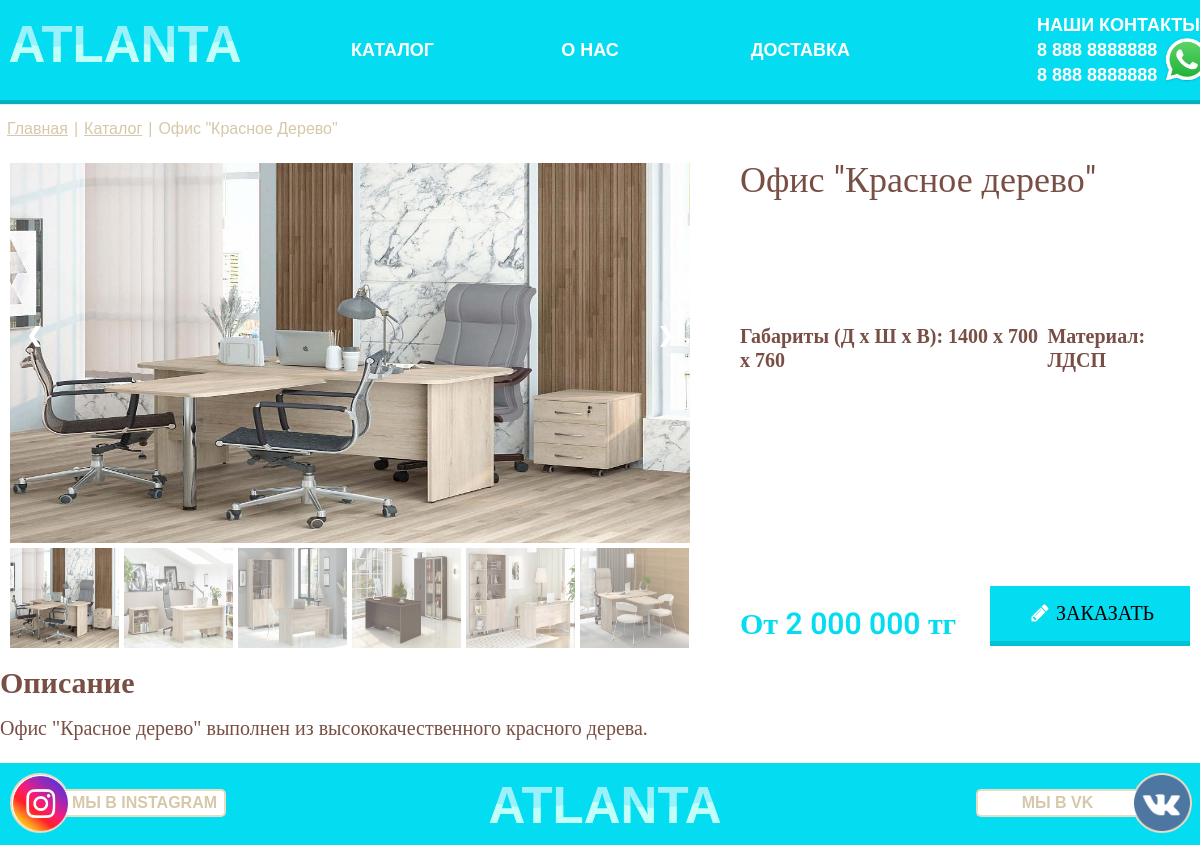
The app's page /category/ofisnaya-mebel/ofis-krasnoe-derevo/, older data.
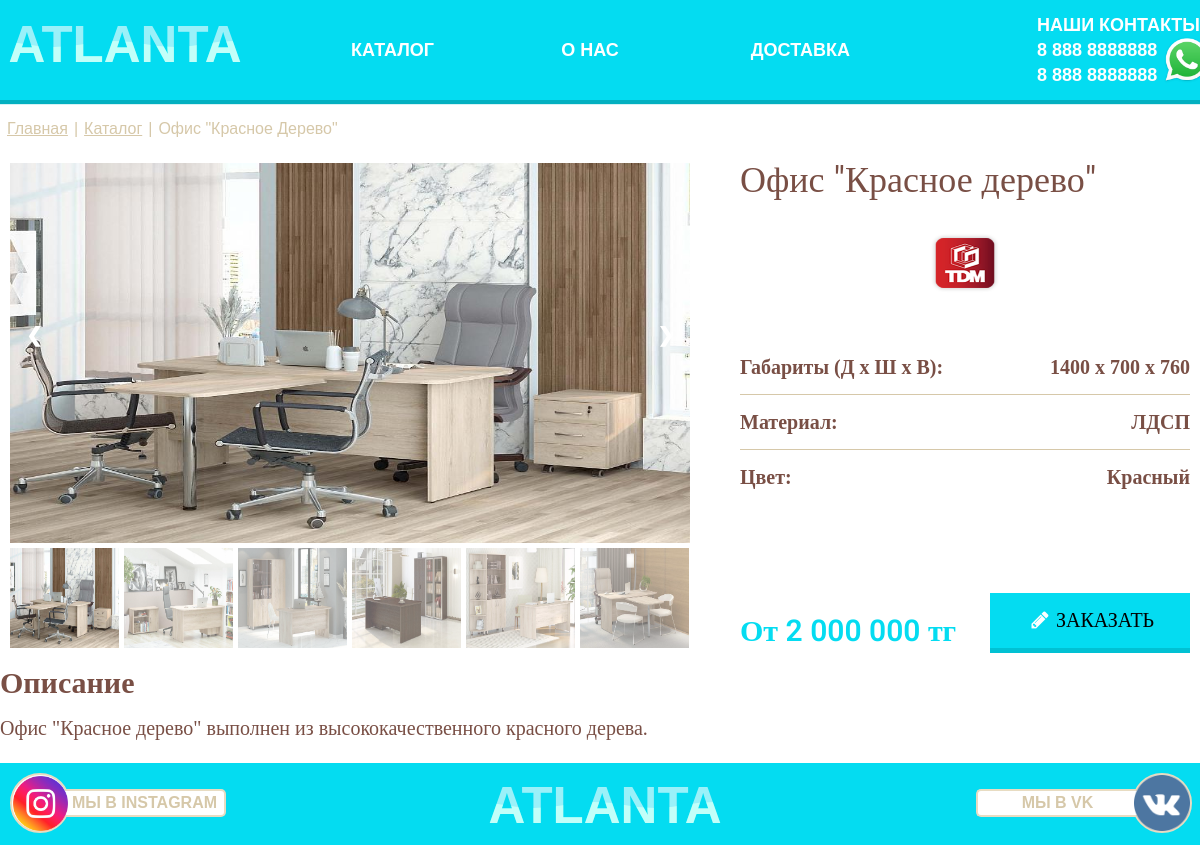
The same page, newer data.
### order/models.py (models this page shows, shortened)
class OrderNew(models.Model):
    order_main_img = models.ImageField(upload_to='car_img_order/%Y/%m/%d/', verbose_name='Главная картинка')
    order_main_img_mini = models.ImageField(upload_to='car_img_order/%Y/%m/%d/', verbose_name='Картинка брэнда',
                                            null=True, blank=True)
    slug = models.SlugField(max_length=200, unique=True, db_index=True, verbose_name='URL')
    order_main_title = models.CharField(max_length=250, verbose_name='Название товара')
    order_dop_title1 = models.CharField(max_length=400, verbose_name='Доп-характеристика№1', blank=True)
    order_dop_title2 = models.CharField(max_length=400, verbose_name='Значение доп-характеристики№1', blank=True)
    order_dop_title3 = models.CharField(max_length=400, verbose_name='Доп-характеристика2', blank=True)
    order_dop_title4 = models.CharField(max_length=400, verbose_name='Значение доп-характеристики№2', blank=True)
    order_dop_title5 = models.CharField(max_length=400, verbose_name='Доп-характеристика3', blank=True)
    order_dop_title6 = models.CharField(max_length=400, verbose_name='Значение доп-характеристики№3', blank=True)
    order_img_2 = models.ImageField(upload_to='car_img_order/%Y/%m/%d/', verbose_name='Вторая картинка',
                                    null=True, blank=True)
    order_img_3 = models.ImageField(upload_to='car_img_order/%Y/%m/%d/', verbose_name='Третья картинка',
                                    null=True, blank=True)
    order_img_4 = models.ImageField(upload_to='car_img_order/%Y/%m/%d/', verbose_name='Четвёртая картинка',
                                    null=True, blank=True)
    order_img_5 = models.ImageField(upload_to='car_img_order/%Y/%m/%d/', verbose_name='Пятая картинка',
                                    null=True, blank=True)
    order_img_6 = models.ImageField(upload_to='car_img_order/%Y/%m/%d/', verbose_name='Шестая картинка',
                                    null=True, blank=True
                                    )
    cat = models.ForeignKey('NewCategoryOrder', on_delete=models.PROTECT, verbose_name='Категория')
    order_price = models.CharField(max_length=50, verbose_name='Цена товара')
    order_text = models.TextField(verbose_name='Описание')
    order_maim_date_add = models.DateTimeField(auto_now_add=True, verbose_name='Время создания')
    order_maim_date = models.DateTimeField(auto_now=True, verbose_name='Время изменения')
    order_is_published = models.BooleanField(default=True, verbose_name='Статус Опубликован/Не опубликован')
    def get_absolute_url(self):
        return reverse('category', kwargs={'post_slug': self.slug, 'cat_slug': self.cat.slug})
    class Meta:
        verbose_name = "карточку товара"
        verbose_name_plural = "карточки товара"
        ordering = ['-order_maim_date_add']

### WWT/views.py (the view)
# urls.py: path('category/<slug:cat_slug>/<slug:post_slug>/', ShowPost.as_view(), name='category'),
class ShowPost(ListView):
    model = OrderNew
    template_name = 'WWT/order.html'
    context_object_name = 'posts'
    slug_url_kwarg = 'post_slug'
    def get_context_data(self, *, object_list=None, **kwargs):
        context = super().get_context_data(**kwargs)
        context['form_product'] = form_product
        return context
    def get_queryset(self):
        return OrderNew.objects.filter(cat__slug=self.kwargs['cat_slug'],
                                       order_is_published=True).select_related(
            'cat')

### templates/WWT/order.html (shortened to what the changed rows need)
{% extends 'base.html' %}
{% block content %}
{% load static %}
{% load blog_tags %}
<div class="container">
    <div class="container_flex">
        <div class="url">
            <a class="url_after" href="{% url 'home_page' %}">Главная</a>
            <div class="url_after">|</div>
            {% for post in posts %}
            {% if post.get_absolute_url == request.path %}
            <a class="url_after" href="/catalog/"> Каталог</a>
            <div class="url_after">|</div>
            <div class="url_after"> {{ post.order_main_title|title }}</div>
            {% endif %}
            {% endfor %}
        </div>
        {% for post in posts %}
        {% if post.get_absolute_url == request.path %}
        <div class="container_flex_1">
            <div class="cont_slid">
                <div class="container4">
                    <div class="mySlides">
                        <div class="numbertext"></div>
                        <a data-fancybox="gallery" href="{{post.order_main_img.url}}">
                            <img src="{{post.order_main_img.url}}" style="width:100%">
                        </a>
                    </div>
                    <a class="prev" onclick="plusSlides(-1)">&#10094;</a>
                    <a class="next" onclick="plusSlides(1)">&#10095;</a>
                    <div class="row">
                        <div class="flex flex-wrap gap-5 justify-center max-w-5xl mx-auto px-6">
                            <div class="column1">
                                <img class="demo cursor" src="{{post.order_main_img.url}}"
                                     style="width:100%" onclick="currentSlide(1)" alt="The Woods">
                            </div>
                            {% if post.order_img_2 %}
                            <div class="column">
                                <img class="demo cursor" src="{{post.order_img_2.url}}"
                                     style="width:100%" onclick="currentSlide(2)" alt="Cinque Terre">
                            </div>
                            {% endif %}
                            {% if post.order_img_3 %}
                            <div class="column">
                                <img class="demo cursor" src="{{post.order_img_3.url}}"
                                     style="width:100%" onclick="currentSlide(3)" alt="Mountains and fjords">
                            </div>
                            {% endif %}
                            {% if post.order_img_4%}
                            <div class="column">
                                <img class="demo cursor" src="{{post.order_img_4.url}}"
                                     style="width:100%" onclick="currentSlide(4)" alt="Northern Lights">
                            </div>
                            {% endif %}
                            {% if post.order_img_5%}
                            <div class="column">
                                <img class="demo cursor" src="{{post.order_img_5.url}}"
                                     style="width:100%" onclick="currentSlide(5)" alt="Nature and sunrise">
                            </div>
                            {% endif %}
                            {% if post.order_img_6%}
                            <div class="column">
                                <img src="{{post.order_img_6.url}}"
                                     class="demo cursor"
                                     style="width:100%;" onclick="currentSlide(6)"
                                     alt="">
                            </div>
                            {% endif %}
                        </div>
                    </div>
                </div>
            </div>
            <div class="order_right">
                <div class="ord_after">
                    <div class="orf_tit">
                        {{ post.order_main_title }}
                    </div>
                </div>
                <div class="ord_after1">
                    <div class="har_title">
                        {% if post.order_main_img_mini %}
                        <div class="har_img">
                            <img src="{{ post.order_main_img_mini.url }}" alt="">
                        </div>
                        {% else %}
                        <div class="har_img_null">
                        </div>
                        {% endif %}
                        {% if post.order_dop_title1 and post.order_dop_title2 %}
                        <div class="har">
                            <div class="har_flex">{{post.order_dop_title1}}</div>
                            <div class="har_flex">{{post.order_dop_title2}}</div>
                        </div>
                        {% else %}
                        <div class="har_null"></div>
                        {% endif %}
                        {% if post.order_dop_title3 and post.order_dop_title4%}
                        <div class="hr_ord"></div>
                        {% else %}
                        <div class="hr_ord_null"></div>
                        {% endif %}
                        {% if post.order_dop_title3 and post.order_dop_title4 %}
                        <div class="har2">
                            <div class="har_flex">{{post.order_dop_title3}}</div>
                            <div class="har_flex">{{post.order_dop_title4}}</div>
                        </div>
                        {% else %}
                        <div class="har2_null"></div>
                        {% endif %}
                        {% if post.order_dop_title5 and post.order_dop_title6%}
                        <div class="hr_ord"></div>
                        {% else %}
                        <div class="hr_ord_null"></div>
                        {% endif %}
                        {% if post.order_dop_title5 and post.order_dop_title6 %}
                        <div class="har3">
                            <div class="har_flex">{{post.order_dop_title5}}</div>
                            <div class="har_flex">{{post.order_dop_title6}}</div>
                        </div>
                        {% else %}
                        <div class="har3_null"></div>
                        {% endif %}
                        <div class="har_price">От {{post.order_price}} тг</div>
                        <div class="har_but">{% include 'WWT/form2.html' %}</div>
                    </div>
                </div>
            </div>
        </div>
        <div class="ord_text">
            <p id="t-ord">Описание</p>
            <p>{{ post.order_text }}</p>
        </div>
        {% endif %}
        {% endfor %}
    </div>
</div>
{% endblock %}

### templates/WWT/form2.html (shortened to what this page needs)
<button class="compose"><i class="fa fa-pencil">
    <div class="after_order">ЗАКАЗАТЬ</div>
</i></button>
<link rel="stylesheet" href="https://maxcdn.bootstrapcdn.com/font-awesome/4.7.0/css/font-awesome.min.css">

Row changes from the older to the newer data that the page shows:
changed OrderNew "Офис \"Красное дерево\"": order_main_img_mini: picture added; order_dop_title1 "Габариты (Д х Ш х В): 1400 х 700 х 760" → "Габариты (Д х Ш х В):"; order_dop_title2 "Материал: ЛДСП" → "1400 х 700 х 760"; order_dop_title3 (not shown) → "Материал:"; order_dop_title4 (not shown) → "ЛДСП"; order_dop_title5 (not shown) → "Цвет:"; order_dop_title6 (not shown) → "Красный"
